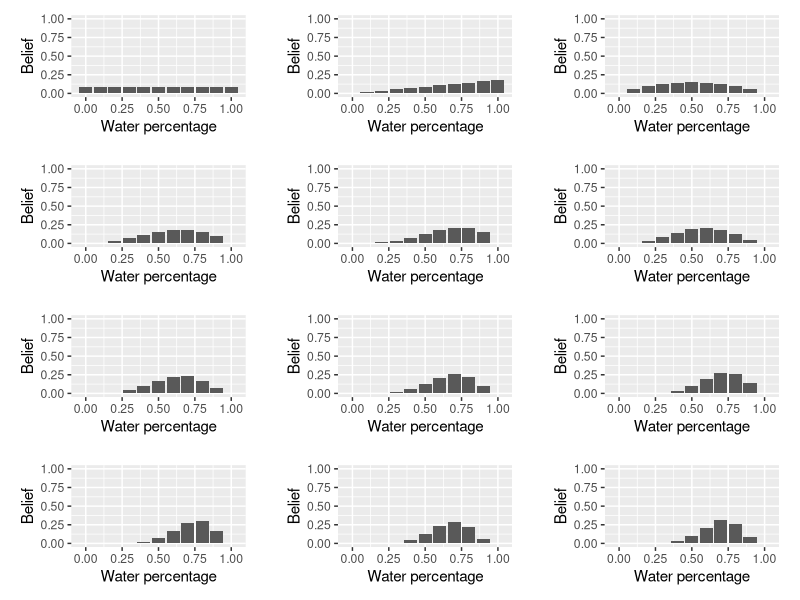

R code for this plot:
# library
# library(tidyverse)
library(ggplot2)
library(cowplot)

# x axis
x <- seq(0, 1, 0.1)

# water
water <- x * 2

# land
land <- 2 - water

# prior
prior <- rep(1, 11) / 11

# plots storage
plots <- list()

# plot our initial belief
df <- data.frame(x, prior)
p <- ggplot(df, aes(x, prior)) +
  geom_bar(stat = "identity") +
  xlab("Water percentage") +
  ylab("Belief") +
  ylim(0, 1)

# store
plots[[1]] <- p

# set posterior
our_belief <- NULL

saw_land <- function(our_belief, plots) {
  # calculate the posterior
  if (is.null(our_belief)) {
    posterior <- prior * land
  } else {
    posterior <- our_belief * land
  }
  posterior <- posterior / sum(posterior)
  
  # plot
  df <- data.frame(x, posterior)
  plot <- ggplot(df, aes(x, posterior)) +
    geom_bar(stat = "identity") +
    xlab("Water percentage") +
    ylab("Belief") +
    ylim(0, 1)
  
  return(list(posterior, plot))
}

saw_water <- function(our_belief, plots) {
  # calculate the posterior
  if (is.null(our_belief)) {
    posterior <- prior * water
  } else {
    posterior <- our_belief * water
  }
  posterior <- posterior / sum(posterior)
  
  # plot
  df <- data.frame(x, posterior)
  plot <- ggplot(df, aes(x, posterior)) +
    geom_bar(stat = "identity") +
    xlab("Water percentage") +
    ylab("Belief") +
    ylim(0, 1)
  
  return(list(posterior, plot))
}

# sample location from https://www.realrandom.net/location.html
# 11 samples gave us (1 - water, 0 - land)
y <- c(1, 0, 1, 1, 0, 1, 1, 1, 1, 0, 1)

for (observation in y) {
  if (observation == 1) {
    result <- saw_water(our_belief, plots)
  } else {
    result <- saw_land(our_belief, plots)
  }
  
  # update our belief and store the plot
  our_belief <- result[[1]]
  plots[[length(plots) + 1]] <- result[[2]]
}

plot_grid(plotlist = plots, ncol = 3, nrow = 4, scale = 0.9)
